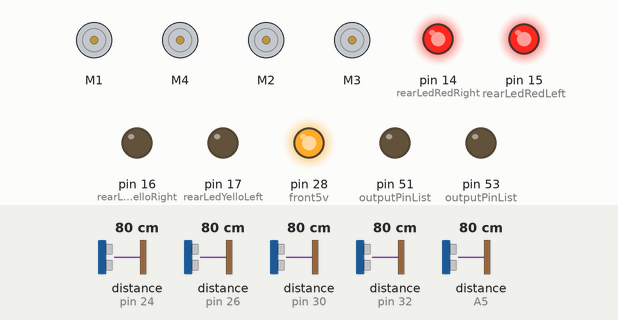
Recording of a sketch running on a simulated Arduino Mega 2560, built with avr-gcc and run on an emulated ATmega2560. Parts: 4 × DC motor (green arrow = forward, orange = backward, longer = faster), output pins drawn as LEDs (lit = HIGH). Wiring (inferred from the names in the program): 5 × ultrasonic range finder: trigger pin 25, echo pin 24 / trigger pin 27, echo pin 26 / trigger pin 31, echo pin 30 / trigger pin 33, echo pin 32 / trigger A4, echo A5. Dashed ring = blinking. Inputs (shaded band) come from the test bench; at power-on: distance to the obstacle (sensors on pin 32, pin 26, A5, pin 24, pin 30) 80 cm. The echo pulse lasts 58.3 µs per cm; random numbers use the default seed unless the sketch sets one; pins used as bus, display or sensor lines are not drawn; what the sketch prints to the serial monitor is not drawn.

Above: at 1.2 s.
1.3 s: distance to the obstacle (sensor on pin 32) set to 6 cm
At 2.9 s:
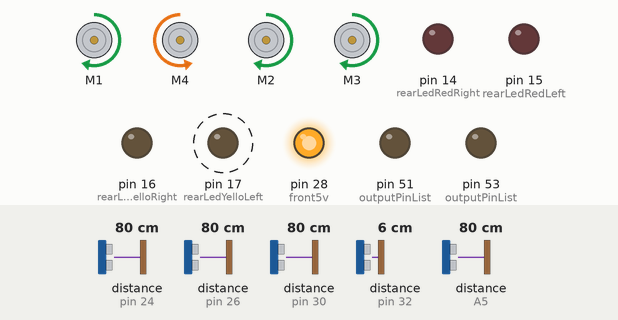
5.4 s: distance to the obstacle (sensor on pin 32) set to 3 cm
At 6.4 s:
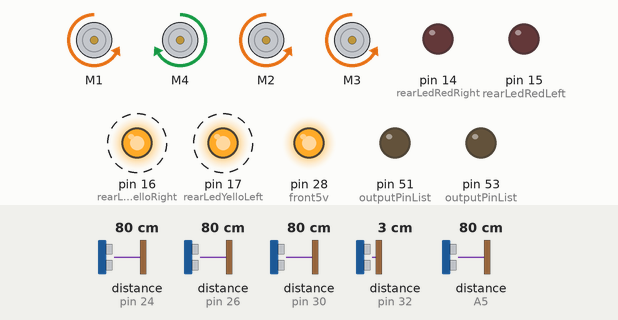
8.9 s: distance to the obstacle (sensor on pin 26) set to 2 cm
At 10.16 s:
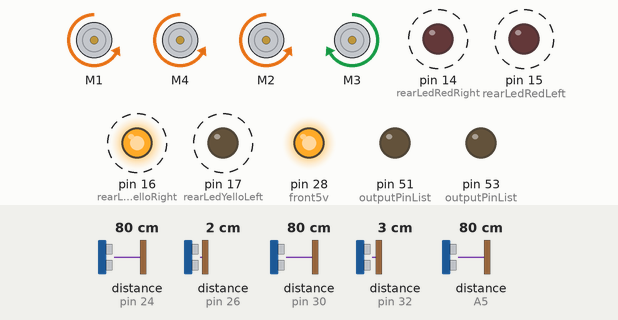
21.2 s: distance to the obstacle (sensor on A5) set to 60 cm
Timing chart, 0 to 26.3 s (numbered marks = the images above; inputs shaded):
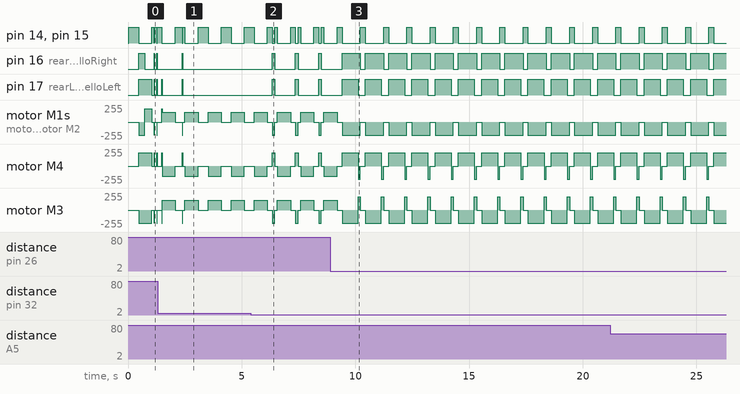

Measured:
- the behaviour switches between 5 and 4 cm on distance to the obstacle (sensor on pin 32) (found by bisection; images 1 and 2)
- after the input at 1.3 s, pin 16 (rearLedYelloRight): LOW → HIGH after 1.1 s, → LOW 0.01 s later
- after the input at 5.4 s, pin 16 (rearLedYelloRight), pin 17 (rearLedYelloLeft): alternates HIGH for 0.12 s and LOW for 0.90 s, starting after 0.94 s
- by itself, pin 14 (rearLedRedRight), pin 15 (rearLedRedLeft): alternates HIGH for 0.22 s and LOW for 0.80 s
- by itself, pin 17 (rearLedYelloLeft): alternates HIGH for 0.01 s and LOW for 0.88 s, 4 changes in all, then stays LOW
- by itself, motor M1, motor M2: alternates backward 200/255 for 0.80 s and stopped for 0.22 s
- by itself, motor M4: repeats every 1.0 s: forward 200/255 0.70 s, backward 200/255 0.10 s, stopped 0.22 s
- by itself, motor M3: repeats every 1.0 s: backward 200/255 0.70 s, forward 200/255 0.10 s, stopped 0.22 s

The sketch:

sketch_aug22b.ino
```cpp
// 落ちない、ぶつからない、格好いい
// ピカチュチム（チーム）
// 最終コード

#include <SoftwareSerial.h>
#include <AFMotor.h>
#include <stdlib.h>
#include <time.h>

#define echoPinRight A5
#define trigPinRight A4

AF_DCMotor motor_L(1);
AF_DCMotor motor_R(4);

AF_DCMotor motor_L2(2);
AF_DCMotor motor_R2(3);

// Sonic sensor
short echoPinLeft = 24;
short trigPinLeft = 25;
short echoPinRear = 26;
short trigPinRear = 27;
short echoPinFront = 30;
short trigPinFront = 31;
short echoPinUnder = 32;
short trigPinUnder = 33;

short front5v = 28;
short left5v = 51;
short rear5v = 53;

// 거리를 확인하여 3 이하면 true 초과할 경우에는 false 반환

long durationFront;
int distanceFront;
bool checkDistanceFront() {
  digitalWrite(trigPinFront, LOW);
  delayMicroseconds(2);
  digitalWrite(trigPinFront, HIGH);
  delayMicroseconds(10);
  digitalWrite(trigPinFront, LOW);
  durationFront = pulseIn(echoPinFront, HIGH);
  distanceFront = durationFront * 0.034 / 2;
  // Serial.print("Front: ");
  // Serial.println(distanceFront);
  if (distanceFront > 15) {
    return true;
  }
  return false;
}

long durationUnder;
int distanceUnder;
bool checkDistanceUnder() {
  digitalWrite(trigPinUnder, LOW);
  delayMicroseconds(2);
  digitalWrite(trigPinUnder, HIGH);
  delayMicroseconds(10);
  digitalWrite(trigPinUnder, LOW);
  durationUnder = pulseIn(echoPinUnder, HIGH);
  distanceUnder = durationUnder * 0.034 / 2;
  // Serial.print("Under: ");
  // Serial.println(distanceUnder);
  if (distanceUnder <= 3) {
    return true;
  }
  return false;
}

long durationRight;
int distanceRight;
bool checkDistanceRight() {
  digitalWrite(trigPinRight, LOW);
  delayMicroseconds(2);
  digitalWrite(trigPinRight, HIGH);
  delayMicroseconds(10);
  digitalWrite(trigPinRight, LOW);
  durationRight = pulseIn(echoPinRight, HIGH);
  distanceRight = durationRight * 0.034 / 2;
  // Serial.print("Right: ");
  // Serial.println(distanceRight);
  if (distanceRight <= 3) {
    return true;
  }
  return false;
}

long durationLeft;
int distanceLeft;
bool checkDistanceLeft() {
  digitalWrite(trigPinLeft, LOW);
  delayMicroseconds(2);
  digitalWrite(trigPinLeft, HIGH);
  delayMicroseconds(10);
  digitalWrite(trigPinLeft, LOW);
  durationLeft = pulseIn(echoPinLeft, HIGH);
  distanceLeft = durationLeft * 0.034 / 2;
  // Serial.print("Left: ");
  // Serial.println(distanceLeft);
  if (distanceLeft <= 3) {
    return true;
  }
  return false;
}

long durationRear;
int distanceRear;
bool checkDistanceRear() {
  digitalWrite(trigPinRear, LOW);
  delayMicroseconds(2);
  digitalWrite(trigPinRear, HIGH);
  delayMicroseconds(10);
  digitalWrite(trigPinRear, LOW);
  durationRear = pulseIn(echoPinRear, HIGH);
  distanceRear = durationRear * 0.034 / 2;
  // Serial.print("Rear: ");
  // Serial.println(distanceRear);
  if (distanceRear <= 3) {
    return true;
  }
  return false;
}

// LED
short rearLedYelloRight = 16;
short rearLedYelloLeft = 17;
short rearLedRedRight = 14;
short rearLedRedLeft = 15;

// 정지
void stop() {
  motor_L.run(RELEASE);
  motor_R.run(RELEASE);
  motor_L2.run(RELEASE);
  motor_R2.run(RELEASE);
  Serial.println("stop");

  digitalWrite(rearLedYelloRight, LOW);
  digitalWrite(rearLedYelloLeft, LOW);
  digitalWrite(rearLedRedRight, HIGH);
  digitalWrite(rearLedRedLeft, HIGH);

  delay(100);
}

// 전진
void forWard() {
  motor_L.run(FORWARD);
  motor_R.run(BACKWARD);
  motor_L2.run(FORWARD);
  motor_R2.run(FORWARD);

  motor_L.setSpeed(150);
  motor_R.setSpeed(150);
  motor_L2.setSpeed(150);
  motor_R2.setSpeed(150);

  digitalWrite(rearLedYelloRight, LOW);
  digitalWrite(rearLedYelloLeft, LOW);
  digitalWrite(rearLedRedRight, LOW);
  digitalWrite(rearLedRedLeft, LOW);
}

// 후진
void backWard() {
  motor_L.run(BACKWARD);
  motor_R.run(FORWARD);
  motor_L2.run(BACKWARD);
  motor_R2.run(BACKWARD);

  motor_L.setSpeed(200);
  motor_R.setSpeed(200);
  motor_L2.setSpeed(200);
  motor_R2.setSpeed(200);

  digitalWrite(rearLedYelloRight, HIGH);
  digitalWrite(rearLedYelloLeft, HIGH);
  digitalWrite(rearLedRedRight, LOW);
  digitalWrite(rearLedRedLeft, LOW);
}

// 좌회전
void turnLeft() {
  motor_L.run(FORWARD);
  motor_R.run(FORWARD);
  motor_L2.run(FORWARD);
  motor_R2.run(BACKWARD);

  motor_L.setSpeed(200);
  motor_R.setSpeed(200);
  motor_L2.setSpeed(200);
  motor_R2.setSpeed(200);

  digitalWrite(rearLedYelloRight, LOW);
  digitalWrite(rearLedYelloLeft, HIGH);
  digitalWrite(rearLedRedRight, LOW);
  digitalWrite(rearLedRedLeft, LOW);
}

// 우회전
void turnRight() {
  motor_L.run(BACKWARD);
  motor_R.run(BACKWARD);
  motor_L2.run(BACKWARD);
  motor_R2.run(FORWARD);

  motor_L.setSpeed(200);
  motor_R.setSpeed(200);
  motor_L2.setSpeed(200);
  motor_R2.setSpeed(200);

  digitalWrite(rearLedYelloRight, HIGH);
  digitalWrite(rearLedYelloLeft, LOW);
  digitalWrite(rearLedRedRight, LOW);
  digitalWrite(rearLedRedLeft, LOW);
}


unsigned long backwardTime = 700;
unsigned long backwardTimeMill = 0;

short forwardOrRearDef() {
  Serial.println(millis() - backwardTimeMill);
  // 반환값 0 = 전진, 1 = 후진
  if (millis() - backwardTimeMill < backwardTime) {
    return 1;
  } else if (millis() - backwardTimeMill < 1500) {
    Serial.println("turn");
    return 2;
  } else {
    return 0;
  }
}

short inputPinList[] = {echoPinLeft, echoPinRear, echoPinFront, echoPinUnder};
short outputPinList[] = {rearLedYelloRight, rearLedYelloLeft, rearLedRedRight, rearLedRedLeft, trigPinLeft, trigPinRear, trigPinFront, trigPinUnder, front5v, left5v, rear5v};

bool right = true;  // 처음 진행 방향
bool checkRight;
bool checkLeft;
bool checkUnder;
bool checkRear;
bool checkFront;

short forwardOrRear = 0;
short stopOrRightOrLeft;

void setup() {
  motor_L.setSpeed(150);
  motor_L.run(RELEASE);
  motor_R.setSpeed(150);
  motor_R.run(RELEASE);
  motor_L2.setSpeed(150);
  motor_L2.run(RELEASE);
  motor_R2.setSpeed(150);
  motor_R2.run(RELEASE);
  Serial.begin(9600);
  pinMode(echoPinRight, INPUT);
  pinMode(trigPinRight, OUTPUT);
  for (int i = 0; i < sizeof(inputPinList) / sizeof(inputPinList[0]); i++) {
    pinMode(inputPinList[i], INPUT);
  }
  for (int i = 0; i < sizeof(outputPinList) / sizeof(outputPinList[0]); i++) {
    pinMode(outputPinList[i], OUTPUT);
  }
  digitalWrite(front5v, HIGH);
}


bool sensorActive[5] = {true, true, true, true, true};
unsigned long sensorDeactivateTime[5] = {0, 0, 0, 0, 0};
unsigned long sensorCooldown = 1000;

// 특정 센서를 비활성화하는 함수
void deactivateSensor(int index) {
    sensorActive[index] = false;
    sensorDeactivateTime[index] = millis();
}

short random_num = 0;

void loop() {
  unsigned long currentMillis = millis();
  for (int i = 0; i < 5; i++) {
    if (!sensorActive[i] && (currentMillis - sensorDeactivateTime[i] >= sensorCooldown)) {
        sensorActive[i] = true;
    }
  }

  checkFront = sensorActive[0] ? checkDistanceFront() : true;
  checkUnder = sensorActive[1] ? checkDistanceUnder() : true;
  checkRear = sensorActive[2] ? checkDistanceRear() : true;
  checkRight = sensorActive[3] ? checkDistanceRight() : true;
  checkLeft = sensorActive[4] ? checkDistanceLeft() : true;

  if (!checkRight) {
    deactivateSensor(3);
    stop();
    backwardTimeMill = millis();
  } else if (!checkLeft) {
    deactivateSensor(4);
    stop();
    backwardTimeMill = millis();
  } else if (!checkUnder) {
    deactivateSensor(1);
    // 0
    stop();
    backwardTimeMill = millis();
    random_num = rand() % 2;
  } else if (!checkRear) {
    deactivateSensor(2);
    backwardTimeMill = 0;
    // 1
    stop();
  } else if (!checkFront) {
    deactivateSensor(0);
    // 0
    stop();
    backwardTimeMill = millis();
  } else {
    forwardOrRear = forwardOrRearDef();
    Serial.println(forwardOrRear);
    if (forwardOrRear == 0) {
      forWard();
      Serial.println("forward");
    } else if (forwardOrRear == 2) {
      if (random_num == 0) {
        turnRight();
      } else {
        turnLeft();
      }
    } else if (forwardOrRear == 1) {
      backWard();
      Serial.println("backward");
    }
  }
}
```
